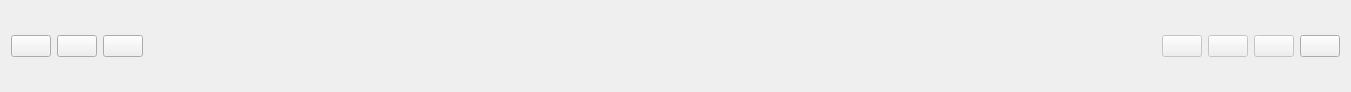
   <widget class="QWidget" name="layoutWidget">
    <property name="geometry">
     <rect>
      <x>3</x>
      <y>5</y>
      <width>1351</width>
      <height>92</height>
     </rect>
    </property>
    <layout class="QHBoxLayout" name="horizontalLayout">
     <item>
      <widget class="QPushButton" name="bt_import">
       <property name="layoutDirection">
        <enum>Qt::LeftToRight</enum>
       </property>
       <property name="autoFillBackground">
        <bool>false</bool>
       </property>
       <property name="text">
        <string/>
       </property>
       <property name="icon">
        <iconset resource="images.qrc">
         <normaloff>:/Icons/Icons/bt-import</normaloff>:/Icons/Icons/bt-import</iconset>
       </property>
       <property name="iconSize">
        <size>
         <width>70</width>
         <height>70</height>
        </size>
       </property>
       <property name="autoDefault">
        <bool>false</bool>
       </property>
       <property name="default">
        <bool>false</bool>
       </property>
       <property name="flat">
        <bool>false</bool>
       </property>
      </widget>
     </item>
     <item>
      <widget class="QPushButton" name="bt_open">
       <property name="layoutDirection">
        <enum>Qt::LeftToRight</enum>
       </property>
       <property name="autoFillBackground">
        <bool>false</bool>
       </property>
       <property name="text">
        <string/>
       </property>
       <property name="icon">
        <iconset resource="images.qrc">
         <normaloff>:/Icons/Icons/bt-file</normaloff>:/Icons/Icons/bt-file</iconset>
       </property>
       <property name="iconSize">
        <size>
         <width>70</width>
         <height>70</height>
        </size>
       </property>
      </widget>
     </item>
     <item>
      <widget class="QPushButton" name="bt_connect">
       <property name="layoutDirection">
        <enum>Qt::LeftToRight</enum>
       </property>
       <property name="autoFillBackground">
        <bool>false</bool>
       </property>
       <property name="text">
        <string/>
       </property>
       <property name="icon">
        <iconset resource="images.qrc">
         <normaloff>:/Icons/Icons/bt-connect</normaloff>
         <normalon>:/Icons/Icons/bt-connect-onclick</normalon>:/Icons/Icons/bt-connect</iconset>
       </property>
       <property name="iconSize">
        <size>
         <width>70</width>
         <height>70</height>
        </size>
       </property>
       <property name="checkable">
        <bool>true</bool>
       </property>
      </widget>
     </item>
     <item>
      <spacer name="horizontalSpacer">
       <property name="orientation">
        <enum>Qt::Horizontal</enum>
       </property>
       <property name="sizeHint" stdset="0">
        <size>
         <width>40</width>
         <height>20</height>
        </size>
       </property>
      </spacer>
     </item>
     <item>
      <widget class="QLabel" name="label_7">
       <property name="text">
        <string/>
       </property>
       <property name="pixmap">
        <pixmap resource="images.qrc">:/Icons/Icons/brlogo.png</pixmap>
       </property>
      </widget>
     </item>
     <item>
      <spacer name="horizontalSpacer_2">
       <property name="orientation">
        <enum>Qt::Horizontal</enum>
       </property>
       <property name="sizeHint" stdset="0">
        <size>
         <width>40</width>
         <height>20</height>
        </size>
       </property>
      </spacer>
     </item>
     <item>
      <widget class="QPushButton" name="bt_play">
       <property name="enabled">
        <bool>false</bool>
       </property>
       <property name="layoutDirection">
        <enum>Qt::LeftToRight</enum>
       </property>
       <property name="autoFillBackground">
        <bool>false</bool>
       </property>
       <property name="text">
        <string/>
       </property>
       <property name="icon">
        <iconset resource="images.qrc">
         <normaloff>:/Icons/Icons/bt-play</normaloff>
         <disabledon>:/Icons/Icons/bt-play-onclick</disabledon>:/Icons/Icons/bt-play</iconset>
       </property>
       <property name="iconSize">
        <size>
         <width>70</width>
         <height>70</height>
        </size>
       </property>
       <property name="checkable">
        <bool>false</bool>
       </property>
      </widget>
     </item>
     <item>
      <widget class="QPushButton" name="bt_stop">
       <property name="enabled">
        <bool>false</bool>
       </property>
       <property name="layoutDirection">
        <enum>Qt::LeftToRight</enum>
       </property>
       <property name="autoFillBackground">
        <bool>false</bool>
       </property>
       <property name="text">
        <string/>
       </property>
       <property name="icon">
        <iconset resource="images.qrc">
         <normaloff>:/Icons/Icons/bt-stop</normaloff>:/Icons/Icons/bt-stop</iconset>
       </property>
       <property name="iconSize">
        <size>
         <width>70</width>
         <height>70</height>
        </size>
       </property>
       <property name="checkable">
        <bool>false</bool>
       </property>
      </widget>
     </item>
     <item>
      <widget class="QPushButton" name="bt_pause">
       <property name="enabled">
        <bool>false</bool>
       </property>
       <property name="layoutDirection">
        <enum>Qt::LeftToRight</enum>
       </property>
       <property name="autoFillBackground">
        <bool>false</bool>
       </property>
       <property name="text">
        <string/>
       </property>
       <property name="icon">
        <iconset resource="images.qrc">
         <normaloff>:/Icons/Icons/bt-pause</normaloff>
         <normalon>:/Icons/Icons/bt-pause-onclick</normalon>:/Icons/Icons/bt-pause</iconset>
       </property>
       <property name="iconSize">
        <size>
         <width>70</width>
         <height>70</height>
        </size>
       </property>
       <property name="checkable">
        <bool>true</bool>
       </property>
      </widget>
     </item>
     <item>
      <widget class="QPushButton" name="bt_emergency">
       <property name="layoutDirection">
        <enum>Qt::LeftToRight</enum>
       </property>
       <property name="autoFillBackground">
        <bool>false</bool>
       </property>
       <property name="text">
        <string/>
       </property>
       <property name="icon">
        <iconset resource="images.qrc">
         <normaloff>:/Icons/Icons/bt-emergency.png</normaloff>:/Icons/Icons/bt-emergency.png</iconset>
       </property>
       <property name="iconSize">
        <size>
         <width>70</width>
         <height>70</height>
        </size>
       </property>
      </widget>
     </item>
    </layout>
   </widget>
